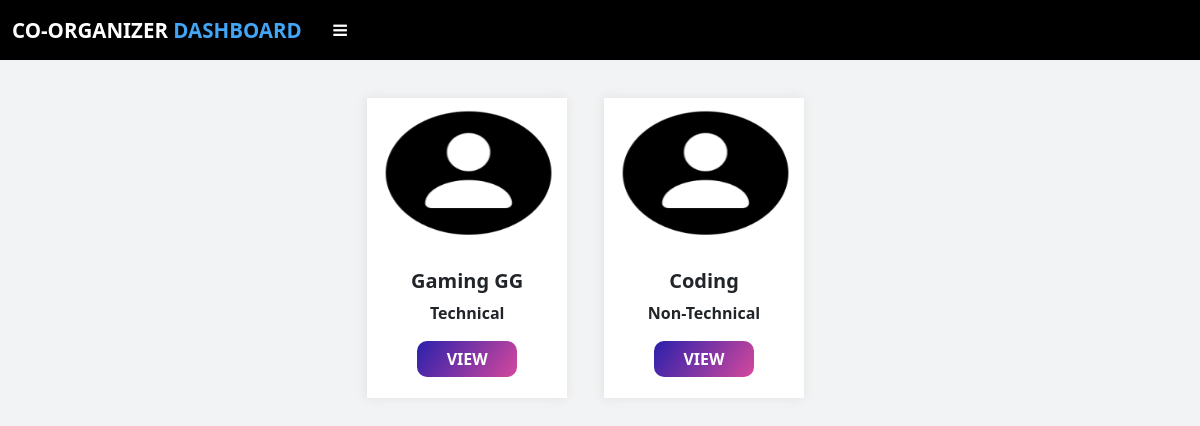
/coOrganizer_view_event (signed in), run on an earlier commit of the app's database.
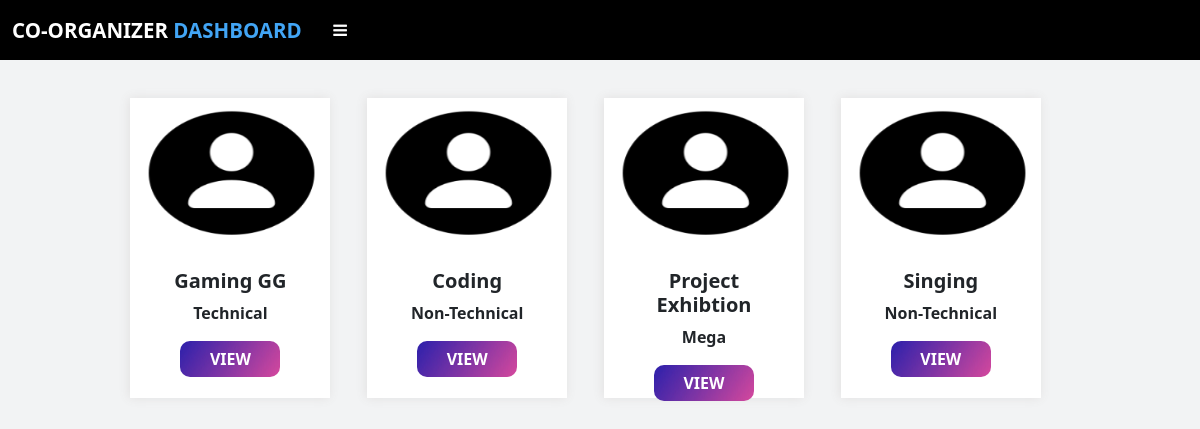
And on a later commit of the database.
### app.py (models this page shows, shortened)
class Event(db.Model):
    id = db.Column(db.Integer,primary_key=True)
    name = db.Column(db.String(50),nullable=False)
    description = db.Column(db.String(255),nullable=False)
    date = db.Column(db.String(50), nullable=False)
    time = db.Column(db.String(50), nullable=False)
    category = db.Column(db.String(50),nullable=False)
    coorg_mail = db.Column(db.String(80),db.ForeignKey('coorganizer.email'))
    org_id = db.Column(db.Integer,db.ForeignKey('organizer.id'))
    participant_id=db.relationship('Participant',cascade="all,delete",backref='participants')
    judge_event_id=db.relationship('Judge',cascade="all,delete",backref='ownersj')
    part_event_id=db.relationship('Plist',cascade="all,delete",backref='ownersjp')

### app.py (the view)
@app.route("/coOrganizer_view_event")
def coOrganizer_view_event():
    if 'coorganizer' in session:
        events = Event.query.filter_by(coorg_mail=session['coorganizer_email'])
        return render_template('coOrganizer_view_event.html',data=events)
    else:
        flash("Session Expired","error")
        return redirect(url_for('coOrganizer_log'))

### templates/coOrganizer_view_event.html (shortened to what this page needs)
{% extends "coOrganizer_layout.html" %}
{% block head %} {{ super() }}
{% endblock %}
{% block content %} {% if data %}
<div class="row row-cols-md-5 g-2 text-center mx-2" id="container" style="margin-top: 30px; ">
  {% for i in data %}
  <form action="/coOrganizer_event_page/{{i['id']}}" method="POST">
    <div class="col" style="padding: 0px; margin:0px">
        <img
          src="../static/face.png"
          height="155px"
          width="105px"
          class="card-img-top"
          alt="candidate_logo"
        />
        <div class="card-body">
          <h5 class="card-title fw-bolder">{{i['name']}}</h5>
          <p class="card-text fw-bold">{{i['category']}}</p>
          <div class="text-center">
            <button class="btn btttn fw-bold" id="viewBtn" type="submit">VIEW</button>
        </div>
      </div>
    </div>
  </form>
  {% endfor %}{% else %}
  <h2 class="text-center mt-5 fw-bold text-uppercase">
    No Events Assigned To You
  </h2>
  {% endif %}
</div>
{% endblock %}

### templates/coOrganizer_layout.html (shortened to what this page needs)
<!DOCTYPE html>
<html lang="en">
  <head>
    {% block head %}
    <link
      href="https://cdn.jsdelivr.net/npm/bootstrap@5.0.0/dist/css/bootstrap.min.css"
      rel="stylesheet"
    />
    <link
      rel="stylesheet"
      href="https://cdnjs.cloudflare.com/ajax/libs/font-awesome/4.7.0/css/font-awesome.min.css"
    />
    <link
      rel="stylesheet"
      href="https://cdnjs.cloudflare.com/ajax/libs/animate.css/4.1.1/animate.min.css"
    />
    {% endblock %}
  </head>
  <body>
    <nav
      class="navbar navbar-expand-lg navbar-light"
      style="background-color: #000000; height: 60px"
      id="navbar"
    >
      <div class="container-fluid">
        <a class="navbar-brand" href="#"
          ><h3 id="text1">Co-Organizer <span>Dashboard</span></h3></a
        >
        <button
          type="button"
          id="sidebarCollapse"
          class="btn btn-darks me-auto"
          onclick="openNav()"
        >
          <i class="fa fa-bars" aria-hidden="true"></i>
        </button>
      </div>
    </nav>
    <div id="content">{% block content %} {% endblock %}</div>
  </body>
</html>

### templates/coOrganizer_view_event.html (style rules this page uses)
.col { width: 200px; height: 300px; box-shadow: -1px 0px 10px rgb(225, 224, 224); margin-left: 50px; padding: 0px; background-color: white; }
#viewBtn { width: 100px; border-radius: 10px; border: 0px; background: url("static/back1.jpg") no-repeat; background-position: center; background-size: cover; color: white; text-decoration: none; }
#container { display: flex; flex-direction: row; justify-content: center; align-items: center; }

### templates/coOrganizer_layout.html (style rules this page uses)
body { font-family: "Roboto" sans-serif; background-color: #f2f3f4; }
* { margin: 0; padding: 0; text-decoration: none; list-style: none; }
#text1 { color: #fff; margin: 0; text-transform: uppercase; font-size: 20.5px; font-weight: 750; }
#text1 span { color: #42a5f5; }
#sidebarCollapse { color: white; width: 45px; }

What changed in the data, as far as the page shows it:
added Event: name "Project Exhibtion", category "Mega"
added Event: name "Singing", category "Non-Technical"
